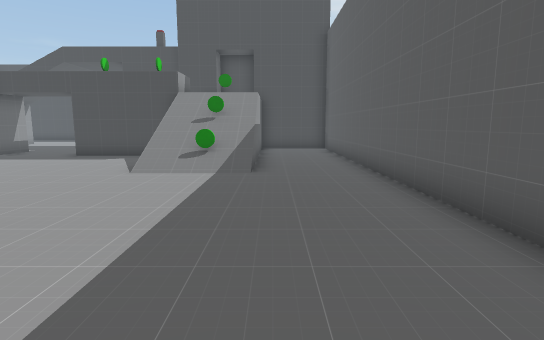
View 1 (above)

17 first-person views from a walk through a Unity game level. The camera is 1.2 m above the floor, tilts 8° down and sees 80° across. The floor is counted in squares, 1 m on a side. Each view is taken from the middle of a square. On the plan, view 1 faces up. The plan holds only what a view shows up to about 14 squares ahead; the rest is blank.

View 2
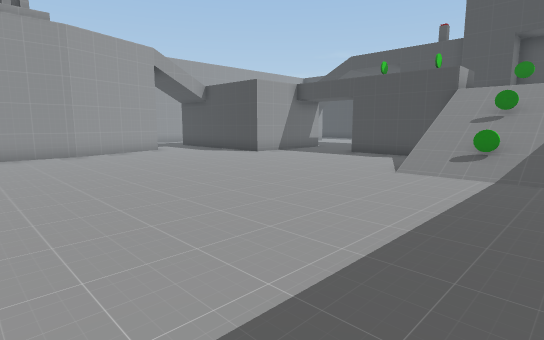

View 3
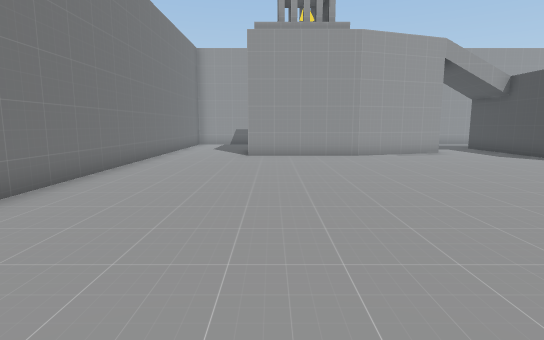

View 4
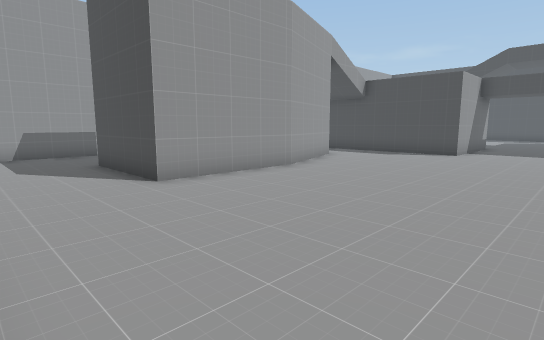

View 5
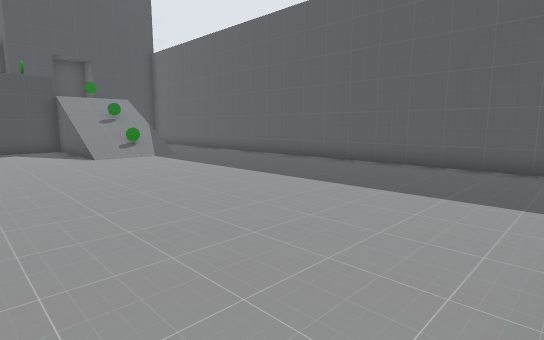

View 6
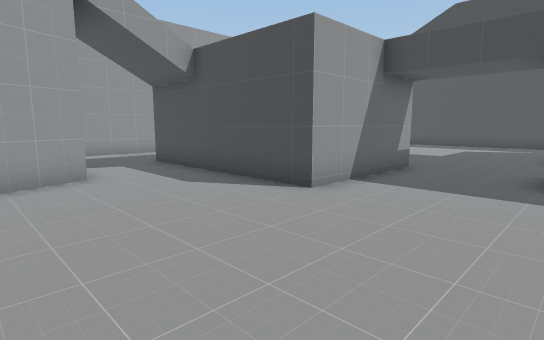

View 7
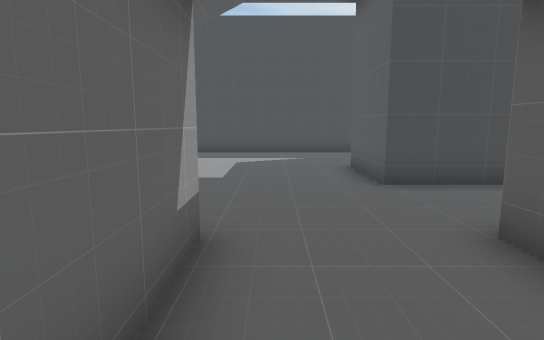

View 8
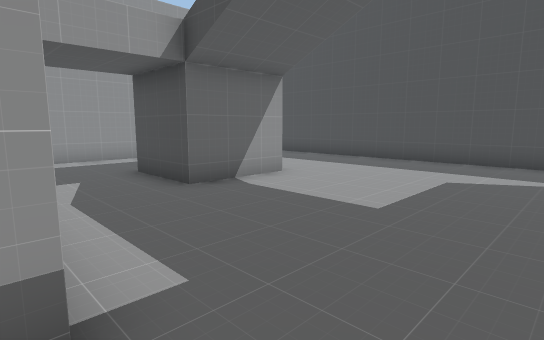

View 9
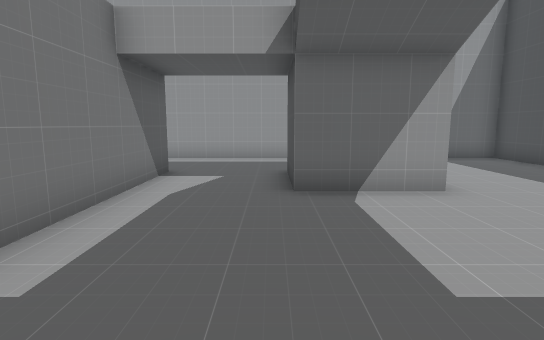

View 10
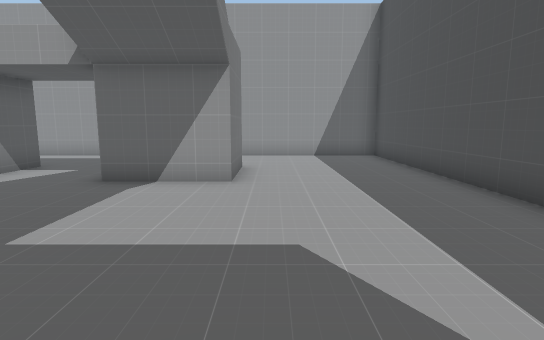

View 11
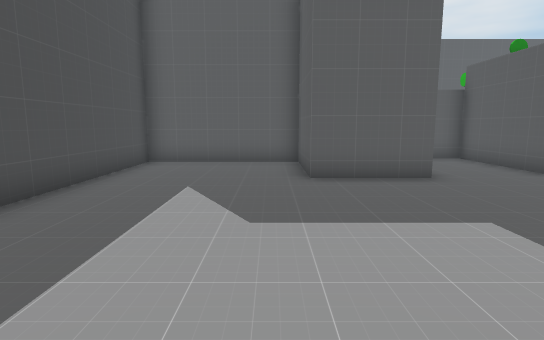

View 12
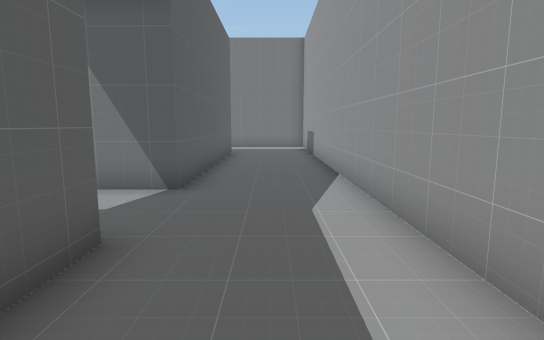

View 13
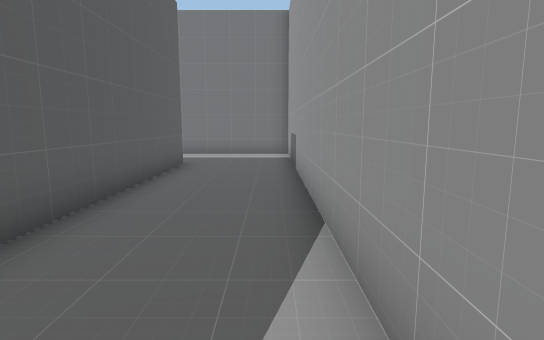

View 14
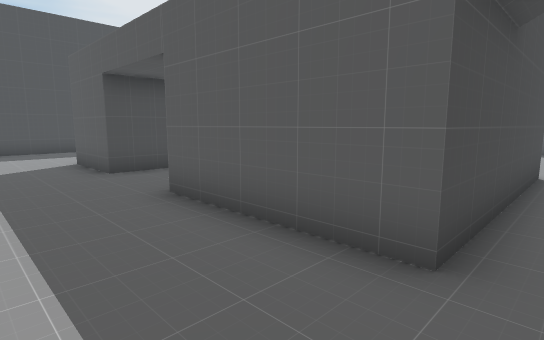

View 15
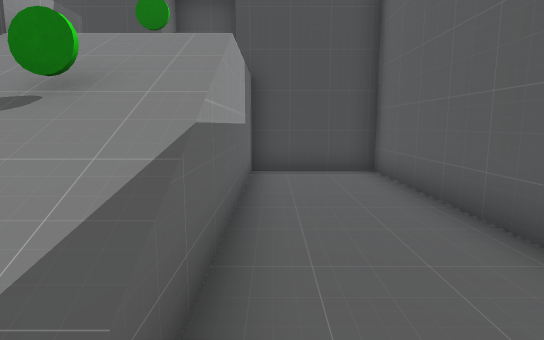

View 16
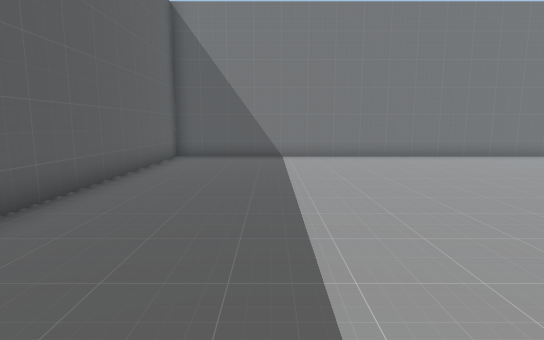

View 17
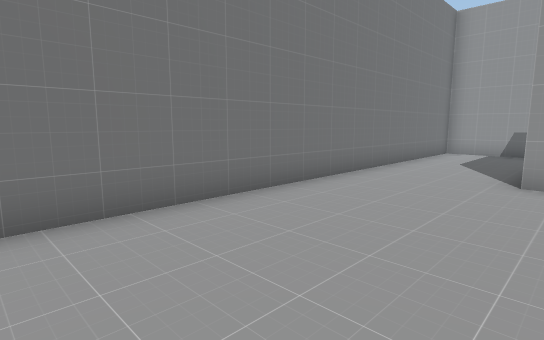

### Floor plan
Key: @ floor where view 1 was taken; # wall or solid block; . main floor; : floor 2.5 m higher than the main floor; / step, stairs or slope; = window, fence, low wall or low ledge; O other object.
Columns run from 21 left of view 1 to 3 right of it. Each row starts with its distance up from view 1.
 25 ##################
 24 #................#
 23 #................#
 22 #................#
 21 #................#
 20 #...###......#####
 19 #...###......####
 18 #...###......########
 17 #...............  # #
 16 #................## #####
 15 #.................   ...#
 14 #...#######...###=   ...#
 13 #...#     #...####:O:...#
 12 #...#     #.......///...#
 11 #...#     #......./O/...#
 10 #...#######.......///...#
  9 #................./O/...#
  8 #.................///...#
  7 #...###.................#
  6 #...####................#
  5 #...#  #................#
  4 #...#  #................#
  3 #...#  #................#
  2 #...#  #................#
  1 #...#  #................#
  0 #...#  #.............@..#
 -1 #...####................#
 -2 #.......................#
 -3 #.......................#
 -4 #.......................#
 -5 #########################

Positions as (right, up) in squares from view 1, and headings:
1: (0, 0), facing up
2: (0, 0), facing up-left
3: (-1, 0), facing left
4: (-7, -4), facing up-left
5: (-7, -4), facing up-right
6: (-7, 5), facing up-left
7: (-10, 11), facing up
8: (-9, 14), facing up-left
9: (-9, 17), facing left
10: (-8, 21), facing left
11: (-15, 21), facing right
12: (-19, 13), facing down
13: (-20, 9), facing down
14: (-20, 9), facing up-right
15: (0, 8), facing up
16: (-1, 8), facing down
17: (-6, 0), facing down-left
